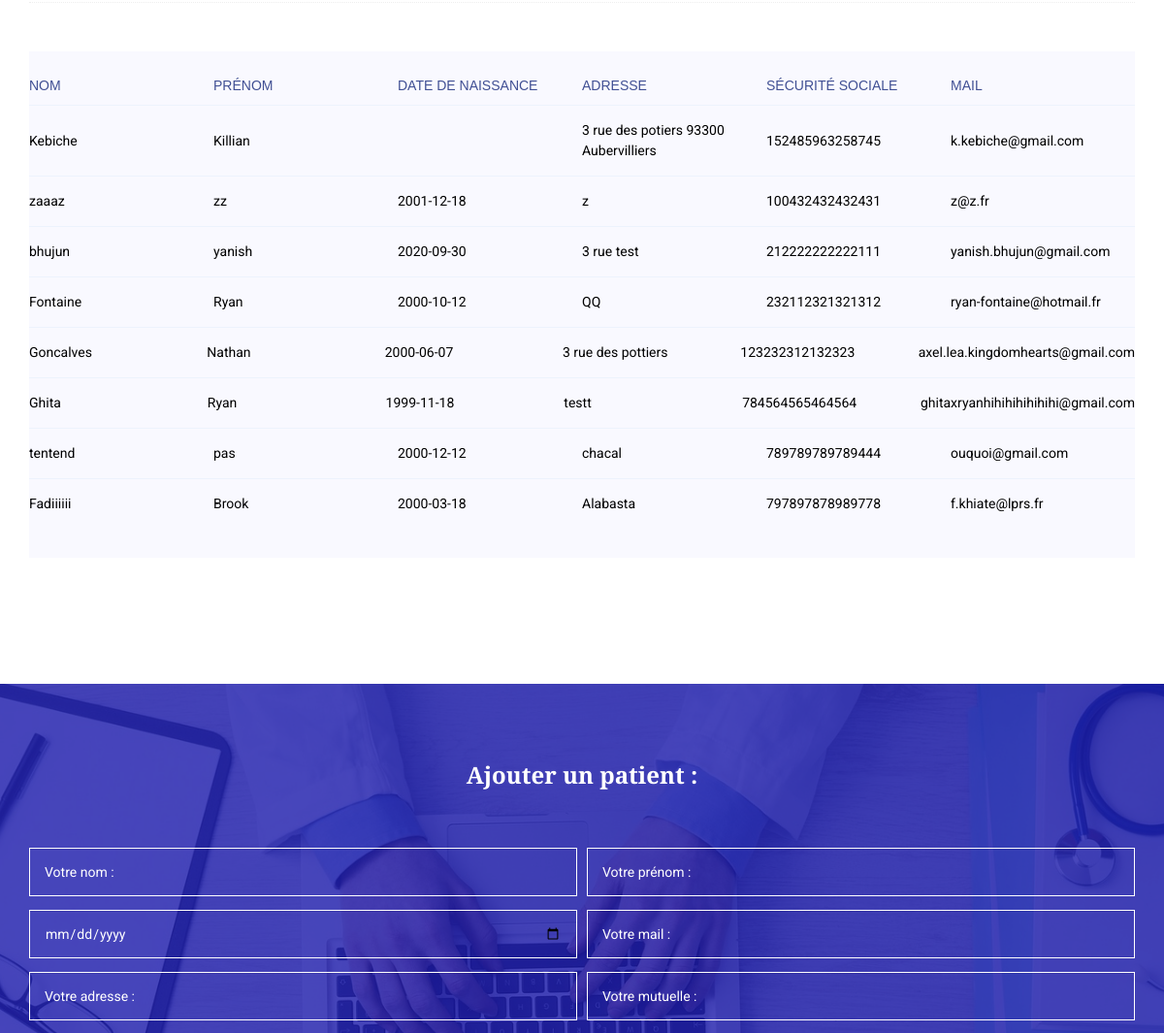
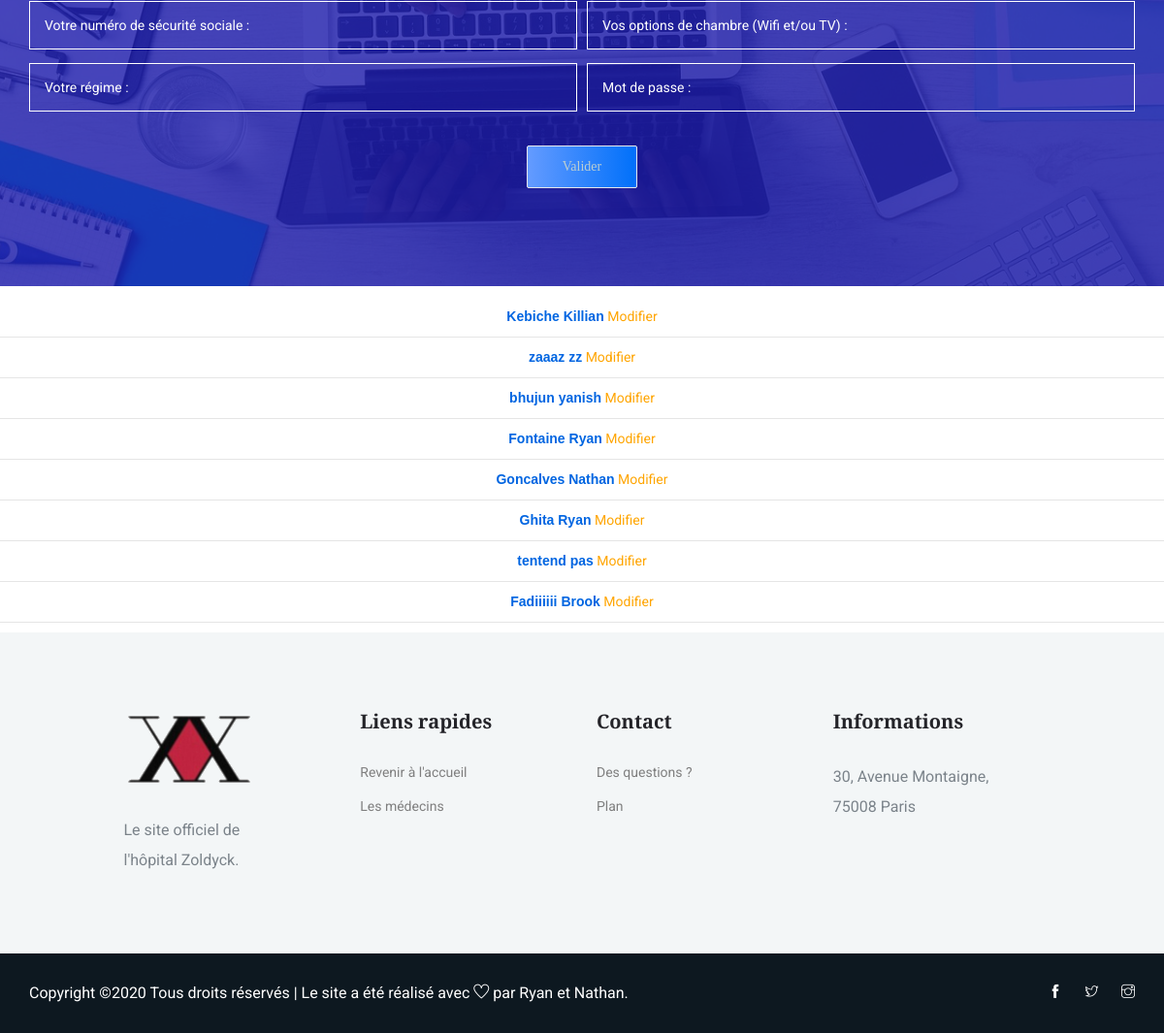
/views/add_patient.php (signed in, lower part), run on an earlier commit of the app's database (2 pictures, top to bottom).
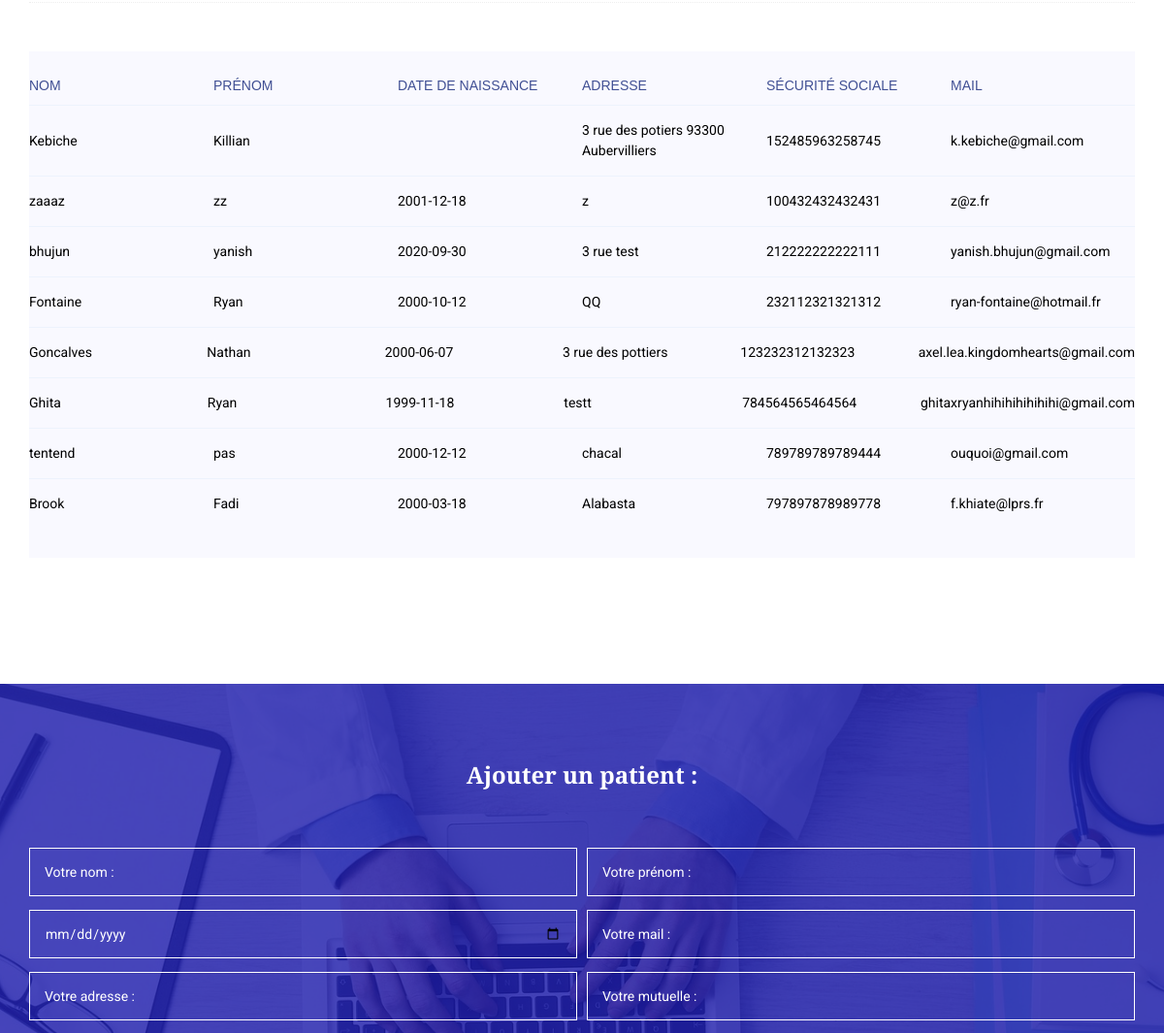
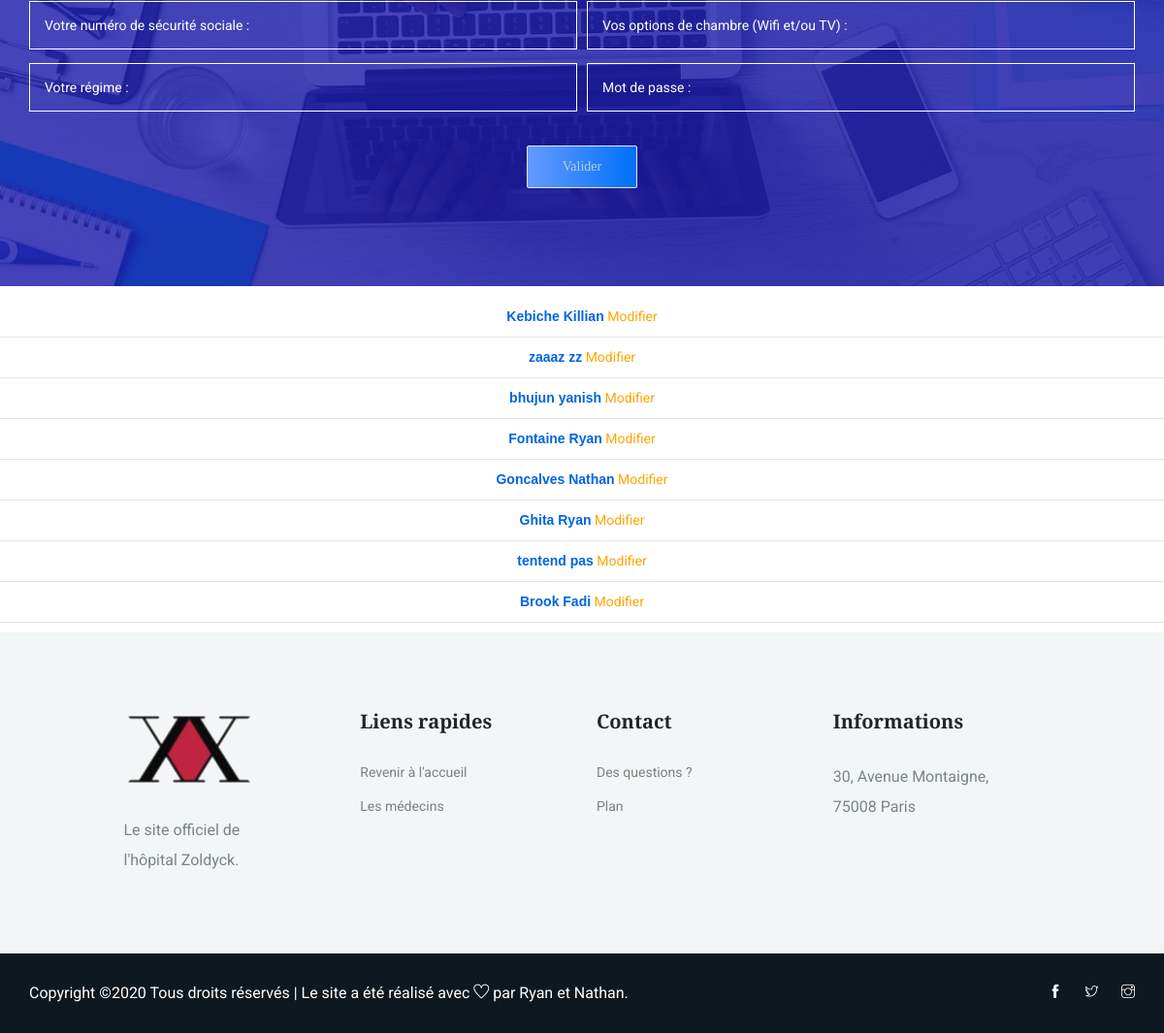
And on a later commit of the database (2 pictures, top to bottom).
### tables this page shows
CREATE TABLE IF NOT EXISTS `patient` (
  `id` int(11) NOT NULL AUTO_INCREMENT,
  `nom` varchar(50) NOT NULL,
  `prenom` varchar(50) NOT NULL,
  `date_naissance` varchar(10) DEFAULT NULL,
  `mail` varchar(50) DEFAULT NULL,
  `adresse` text,
  `mutuelle` varchar(50) DEFAULT NULL,
  `num_sec_soc` varchar(15) DEFAULT NULL,
  `option_chambre` varchar(10) DEFAULT NULL,
  `regime` text,
  `mdp` varchar(150) NOT NULL,
  `role` varchar(7) NOT NULL,
  `confirme` int(11) NOT NULL,
  `token` varchar(15) DEFAULT NULL,
  PRIMARY KEY (`id`),
  UNIQUE KEY `fk_patient` (`nom`)
);

### views/add_patient.php (the view, shortened to what the changed rows need)
<!DOCTYPE html>
<html lang="en">
<head>
    <link rel="stylesheet" href="https://maxcdn.bootstrapcdn.com/bootstrap/3.3.7/css/bootstrap.min.css">
    <?php
          require_once('navbar.php');
        ?>
<body>
	<?php
	try{
		$bdd= new PDO('mysql:host=localhost;dbname=hopital; charset=utf8','root','');
	}
	catch (Exception $e){
		die('Erreur:'.$e->getMessage());
	}
	?>
    <section class="contact-section section_padding">
      <div class="container">
        <div class="section-top-border">
          <div class="progress-table-wrap">
            <div class="progress-table">
              <?php
                if ($_SESSION['role'] == "admin") {
                  $req = $bdd->query('SELECT * FROM patient');
                  $donnees= $req->fetchall();
                }
                else{
                  echo 'Vous n\'avez pas accès à cette page';
                }
                foreach ($donnees as $value) {
                  echo '<div class="table-row">
                    <div class="visit" style="color:#000000" style="font-family: Arial, sans-serif">'.$value["nom"].'</div>
                    <div class="visit" style="color:#000000" style="font-family: Arial, sans-serif">'.$value["prenom"].'</div>
                    <div class="visit" style="color:#000000" style="font-family: Arial, sans-serif">'.$value["date_naissance"].'</div>
                    <div class="visit" style="color:#000000" style="font-family: Arial, sans-serif">'.$value["adresse"].'</div>
                    <div class="visit" style="color:#000000" style="font-family: Arial, sans-serif">'.$value["num_sec_soc"].'</div>
                    <div class="visit" style="color:#000000" style="font-family: Arial, sans-serif">'.$value["mail"].'</div>
                  </div>';
                }
               ?>
            </div>
          </div>
        </div>
      </div>
    </section>
    <section class="regervation_part section_padding">
        <div class="container">
            <div class="row align-items-center regervation_content">
                <div class="col-lg-12">
                   <div class="regervation_part_iner">
                        <form action="../traitement/add_patient.php" method="post">
                          <center>
                           <h2>Ajouter un patient : </h2> </center>
                        </form>
                    </div>
                </div>
            </div>
        </div>
    </section>
    <br>
    <div align="center">
    <?php
    $select_all_members = $bdd->query('SELECT * FROM patient');
    if($select_all_members->rowCount() > 0)
    {
      while($m = $select_all_members->fetch()){
        ?>
        <b style="font-family: Arial, sans-serif"><?= $m['nom']; ?> <?= $m['prenom']; ?></b> <a href="modify.php?id=<?= $m['id']; ?>" style="text-decoration: none; color: orange;" style="font-family: Arial, sans-serif">Modifier</
          a><hr/>
        <?php
      }
    } else {
      echo 'Aucun membre';
    }
     ?>
   </div>
    <?php
    require_once('footer.php');
     ?>
</html>

What changed in the data, as far as the page shows it:
changed patient "Brook": nom "Fadiiiiii" → "Brook"; prenom "Brook" → "Fadi"
